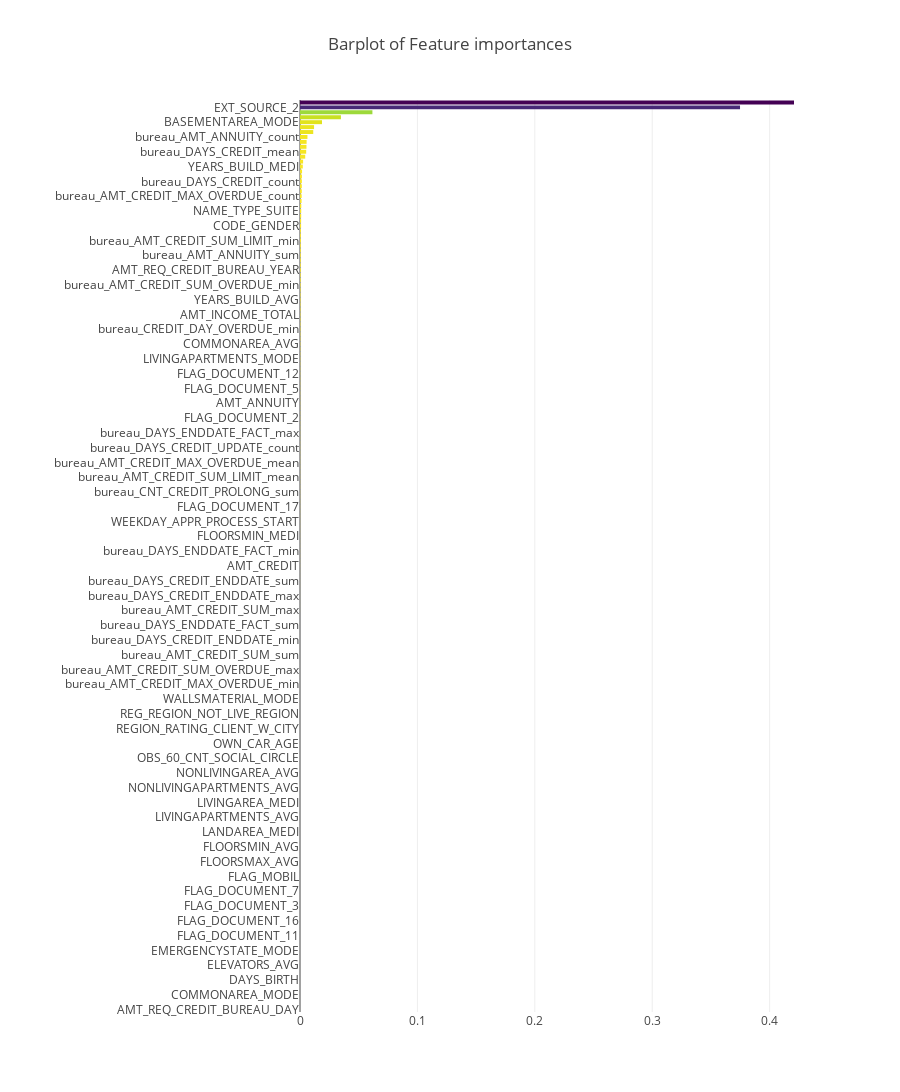

The notebook cell this image was saved under:
### Code cell
# Substituindo os dados missinsg e realizando feature selection com Random Forest.
    
app_train_ = pd.DataFrame(app_train, columns=train.columns.difference(['TARGET']))
    
rf = RandomForestClassifier(n_estimators=50, max_depth=5, min_samples_leaf=4, max_features=0.5, random_state=2018)
rf.fit(app_train_.drop(['SK_ID_CURR'],axis=1), train.TARGET)
features = app_train_.drop(['SK_ID_CURR'],axis=1).columns.values

x, y = (list(x) for x in zip(*sorted(zip(rf.feature_importances_, features), 
                                                            reverse = False)))
trace2 = go.Bar(
    x=x ,
    y=y,
    marker=dict(
        color=x,
        colorscale = 'Viridis',
        reversescale = True
    ),
    name='Random Forest Feature importance',
    orientation='h',
)

layout = dict(
    title='Barplot of Feature importances',
     width = 900, height = 2000,
    yaxis=dict(
        showgrid=False,
        showline=False,
        showticklabels=True,
    ),
    margin=dict(
    l=300,
),
)

fig1 = go.Figure(data=[trace2])
fig1['layout'].update(layout)
py.iplot(fig1, filename='plots')

### Figure 1 — Plotly figure (JSON) as saved in the notebook; plotly's stock layout.template omitted (floating-point values rounded to 4 significant figures; data arrays with more than 128 entries replaced by an {"elided": "..."} marker saying what was removed)
{"data": [{"marker": {"color": {"elided": "185 float values"}, "colorscale": "Viridis", "reversescale": true}, "name": "Random Forest Feature importance", "orientation": "h", "type": "bar", "x": {"elided": "185 float values"}, "y": {"elided": "185 str values"}}], "layout": {"height": 2000, "margin": {"l": 300}, "title": "Barplot of Feature importances", "width": 900, "yaxis": {"showgrid": false, "showline": false, "showticklabels": true}}}
